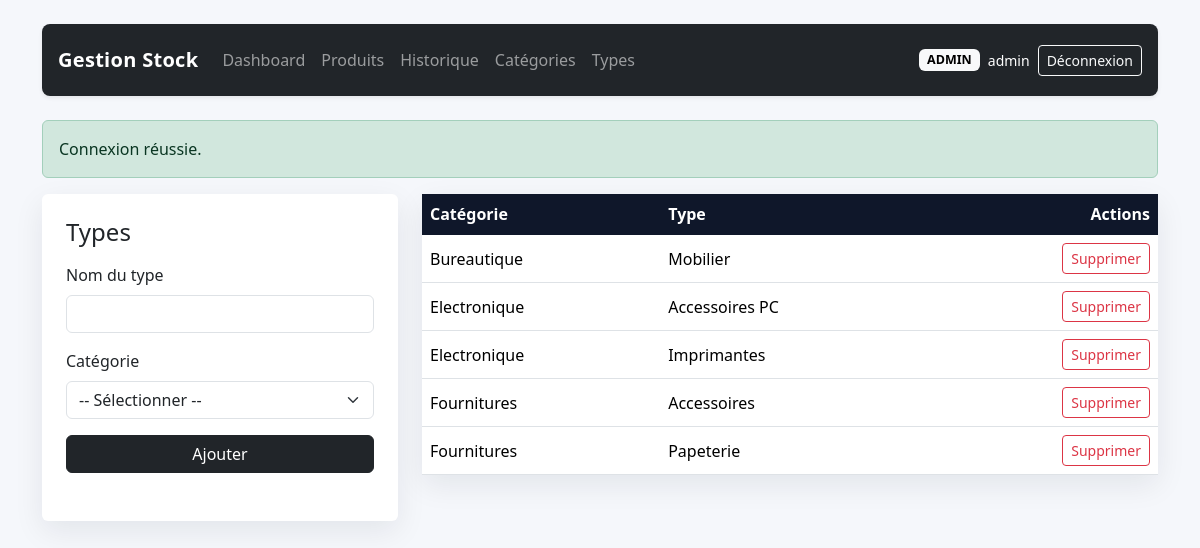
The page /?route=type/index (signed in) on the database its author committed.
### tables this page shows
CREATE TABLE types (
    id INT UNSIGNED AUTO_INCREMENT PRIMARY KEY,
    name VARCHAR(150) NOT NULL,
    category_id INT UNSIGNED NOT NULL,
    CONSTRAINT fk_types_category
        FOREIGN KEY (category_id) REFERENCES categories(id)
        ON DELETE RESTRICT ON UPDATE CASCADE
);

CREATE TABLE categories (
    id INT UNSIGNED AUTO_INCREMENT PRIMARY KEY,
    name VARCHAR(150) NOT NULL UNIQUE
);

### config/app.php (called while the page is built, shortened)
<?php
function base_route(string $route, array $params = []): string
{
    $query = ['route' => $route] + $params;
    return '?' . http_build_query($query);
}
function e(mixed $value): string
{
    return htmlspecialchars((string) $value, ENT_QUOTES, 'UTF-8');
}
function render(string $view, array $data = []): void
{
    extract($data, EXTR_SKIP);
    require __DIR__ . '/../views/partials/header.php';
    require __DIR__ . '/../views/partials/navbar.php';
    require __DIR__ . '/../views/' . $view . '.php';
    require __DIR__ . '/../views/partials/footer.php';
}

### controllers/TypeController.php (called while the page is built, shortened)
<?php
class TypeController
{
    public function index(): void
    {
        render('types/index', [
            'types' => (new Type())->all(),
            'categories' => (new Category())->all(),
        ]);
    }
}

### index.php (called while the page is built, shortened)
<?php
require_once __DIR__ . '/config/app.php';
require_once __DIR__ . '/config/db.php';
$route = $_GET['route'] ?? (is_logged_in() ? 'dashboard/index' : 'auth/loginForm');
[$controllerName, $actionName] = array_pad(explode('/', $route, 2), 2, 'index');
$actionMethod = $actionName;
$controller = new $controllerClass();
try {
    $controller->$actionMethod();
} catch (Throwable $throwable) {
    http_response_code(500);
    $errorMessage = 'Une erreur est survenue lors du traitement de la requête. Vérifie la configuration et réessaye.';
    if (APP_DEBUG) {
        $errorMessage .= ' Détail: ' . $throwable->getMessage();
    }
    render('errors/database', [
        'errorMessage' => $errorMessage,
    ]);
}

### models/BaseModel.php (called while the page is built, shortened)
<?php
require_once __DIR__ . '/../config/db.php';
abstract class BaseModel
{
    protected PDO $pdo;
    public function __construct()
    {
        $this->pdo = db();
    }
    protected function fetchAll(string $sql, array $params = []): array
    {
        $stmt = $this->pdo->prepare($sql);
        $stmt->execute($params);
        return $stmt->fetchAll();
    }
}

### config/db.php (called while the page is built, shortened)
<?php
require_once __DIR__ . '/app.php';
function db(): PDO
{
    static $pdo = null;
    if ($pdo instanceof PDO) {
        return $pdo;
    }
    $socket = '/opt/lampp/var/mysql/mysql.sock';
    $database = 'gestion_stock';
    $username = 'root';
    $password = '';
    $charset = 'utf8mb4';
    $dsn = "mysql:unix_socket={$socket};dbname={$database};charset={$charset}";
    try {
        $pdo = new PDO($dsn, $username, $password, [
            PDO::ATTR_ERRMODE => PDO::ERRMODE_EXCEPTION,
            PDO::ATTR_DEFAULT_FETCH_MODE => PDO::FETCH_ASSOC,
            PDO::ATTR_EMULATE_PREPARES => false,
        ]);
    } catch (PDOException $exception) {
        throw new RuntimeException(
            'Connexion MySQL impossible. Vérifie le host, l’utilisateur, le mot de passe et l’import de la base.',
            0,
            $exception
        );
    }
    return $pdo;
}

### models/Type.php (called while the page is built, shortened)
<?php
require_once __DIR__ . '/BaseModel.php';
class Type extends BaseModel
{
    public function all(): array
    {
        return $this->fetchAll(
            'SELECT t.*, c.name AS category_name
             FROM types t
             INNER JOIN categories c ON c.id = t.category_id
             ORDER BY c.name ASC, t.name ASC'
        );
    }
}

### views/types/index.php (the view, shortened to what this page needs)
<div class="row g-4">
    <div class="col-lg-4">
        <div class="card card-shadow">
            <div class="card-body p-4">
                <h1 class="h4 mb-3">Types</h1>
                <form method="post" action="<?= e(base_route('type/store')) ?>" class="mb-4">
                    <div class="mb-3">
                        <label class="form-label">Nom du type</label>
                        <input type="text" name="name" class="form-control" required>
                    </div>
                    <div class="mb-3">
                        <label class="form-label">Catégorie</label>
                        <select name="category_id" class="form-select" required>
                            <option value="">-- Sélectionner --</option>
                        </select>
                    </div>
                    <button class="btn btn-dark w-100">Ajouter</button>
                </form>
            </div>
        </div>
    </div>
    <div class="col-lg-8">
        <div class="card card-shadow">
            <div class="table-responsive">
                <table class="table mb-0 align-middle">
                    <thead>
                    <tr>
                        <th>Catégorie</th>
                        <th>Type</th>
                        <th class="text-end">Actions</th>
                    </tr>
                    </thead>
                    <tbody>
                    <?php foreach ($types as $type): ?>
                        <tr>
                            <td><?= e($type['category_name']) ?></td>
                            <td><?= e($type['name']) ?></td>
                            <td class="text-end">
                                <form class="d-inline" method="post" action="<?= e(base_route('type/delete')) ?>" onsubmit="return confirm('Supprimer ce type ?');">
                                    <button class="btn btn-sm btn-outline-danger">Supprimer</button>
                                </form>
                            </td>
                        </tr>
                    <?php endforeach; ?>
                    </tbody>
                </table>
            </div>
        </div>
    </div>
</div>

### assets/css/app.css (style rules this page uses)
body { background: #f5f7fb; }
.card-shadow { border: 0; box-shadow: 0 10px 30px rgba(15, 23, 42, 0.08); }
.table thead th { background: #0f172a; color: #fff; border-color: #0f172a; }

### rows shown on the page
types: category.name "Bureautique", name "Mobilier"
types: category.name "Electronique", name "Accessoires PC"
types: category.name "Electronique", name "Imprimantes"
types: category.name "Fournitures", name "Accessoires"
types: category.name "Fournitures", name "Papeterie"

### other values the page prints
APP_NAME "Gestion Stock"
$user['role'] "ADMIN"
$user['username'] "admin"
$success "Connexion réussie."
